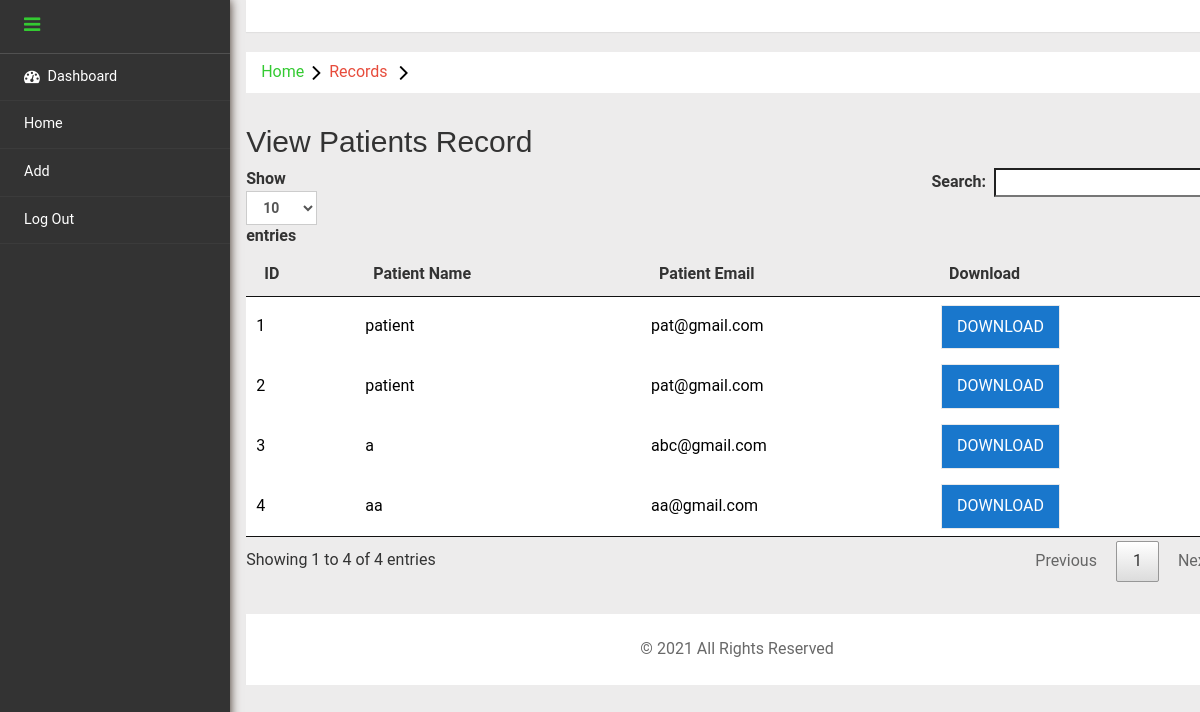
The app's page /records/ with its own data.
### basic/models.py (models this page shows)
class PatientRecord(models.Model):
    id = models.AutoField(primary_key=True)
    patient = models.ForeignKey(
        Patient, on_delete=models.CASCADE)
    doctor = models.ForeignKey(
        Doctor, on_delete=models.CASCADE)
    file = models.CharField(max_length=200)

class Patient(models.Model):
    id = models.AutoField(primary_key=True)
    name = models.CharField(max_length=100, default=None)
    email = models.CharField(max_length=100)
    username = models.CharField(max_length=130)
    password = models.CharField(max_length=100)
    gender = models.CharField(max_length=100)
    age = models.CharField(max_length=100, default=None)
    key = models.CharField(max_length=100)
    phone = models.CharField(max_length=100)

### basic/views.py (the view)
# urls.py: path('records/', views.records, name='records'),
def records(request):
    fetch_patients = PatientRecord.objects.select_related('patient')
    return render(request, 'admin_records.html', {'data': fetch_patients})

### basic/templates/admin_records.html (shortened to what this page needs)
{% load static %}
<!DOCTYPE HTML>
<html xmlns="http://www.w3.org/1999/html">
<head>
    <link href="{% static 'css5/bootstrap.min.css' %}" rel='stylesheet' type='text/css'/>
    <link href="{% static 'css5/style.css' %}" rel='stylesheet' type='text/css'/>
    <link rel="stylesheet" href="{% static 'css5/morris.css' %}" type="text/css"/>
    <link href="{% static 'css5/font-awesome.css' %}" rel="stylesheet">
    <link href="{% static 'datatable/jquery.dataTables.min.css' %}" rel="stylesheet" type="text/css" media="all">
    <link rel="stylesheet" href="{% static 'css5/icon-font.min.css' %}" type='text/css'/>
</head>
<body>
<div class="page-container">
    <div class="left-content">
        <div class="mother-grid-inner">
            {% include 'side.html' %}
            <ol class="breadcrumb">
                <li class="breadcrumb-item"><a href="{% url 'admin_home' %}">Home</a><i class="fa fa-angle-right"></i>Records <i
                        class="fa fa-angle-right"></i></li>
            </ol>
            <section id="view" class="">
            <div class="grid-form">
                    <div class="section-title">
                        <h2>View Patients Record</h2>
                    </div>
                <table id="tableview">
                        <thead>
                            <tr>
                                <th>ID</th>
                                <th>Patient Name</th>
                                <th>Patient Email</th>
                                <th>Download</th>
                            </tr>
                        </thead>
                        <tbody>
                        {% for record in data %}
                        <tr>
                            <td>{{record.id}}</td>
                            <td>{{record.patient.name}}</td>
                            <td>{{record.patient.email}}</td>
                            <td><a href="{% url 'download' record.id %}"><input type="button" name="download" class="download" value="DOWNLOAD"></a></td>
                        </tr>
                        {% endfor %}
                        </tbody>
                </table>
            </div>
        </div>
                {% include 'adminfooter.html' %}
        </div>
        </div>
        {% include 'adminheader.html' %}
</body>
</html>

### basic/templates/side.html (shortened to what this page needs)
<div class="header-main">
</div>

### basic/templates/adminfooter.html
<div class="copyrights">
	 <p>© 2021  All Rights Reserved <a href="#" target="_blank"></a> </p>
</div>

### basic/templates/adminheader.html (shortened to what this page needs)
<div class="sidebar-menu">
    <header class="logo1">
        <a href="#" class="sidebar-icon"> <span class="fa fa-bars"></span> </a>
    </header>
    <div class="menu">
        <ul id="menu">
            <li><a href="#"><i class="fa fa-tachometer"></i> <span>Dashboard</span>
            </a></li>
            <li id="menu-academico"><a href="{% url 'admin_home' %}">Home
            </a></li>
            <li><a href="#"><span>Add </span>
            </a>
            </li>
            <li><a href="{% url 'logout' %}"><span>Log Out</span>
            </a></li>
        </ul>
    </div>
</div>
<div class="clearfix"></div>

### basic/templates/admin_records.html (style rules this page uses)
input[name="download"] { color: white; position: relative; display: block; padding: 10px 15px; margin-bottom: -1px; background-color: transparent; border: 1px solid #E9E9E9; background-color:#1977cc; }

### records on screen
PatientRecord: id "1", patient.name "patient", patient.email "pat@gmail.com"
PatientRecord: id "2", patient.name "patient", patient.email "pat@gmail.com"
PatientRecord: id "3", patient.name "a", patient.email "abc@gmail.com"
PatientRecord: id "4", patient.name "aa", patient.email "aa@gmail.com"
